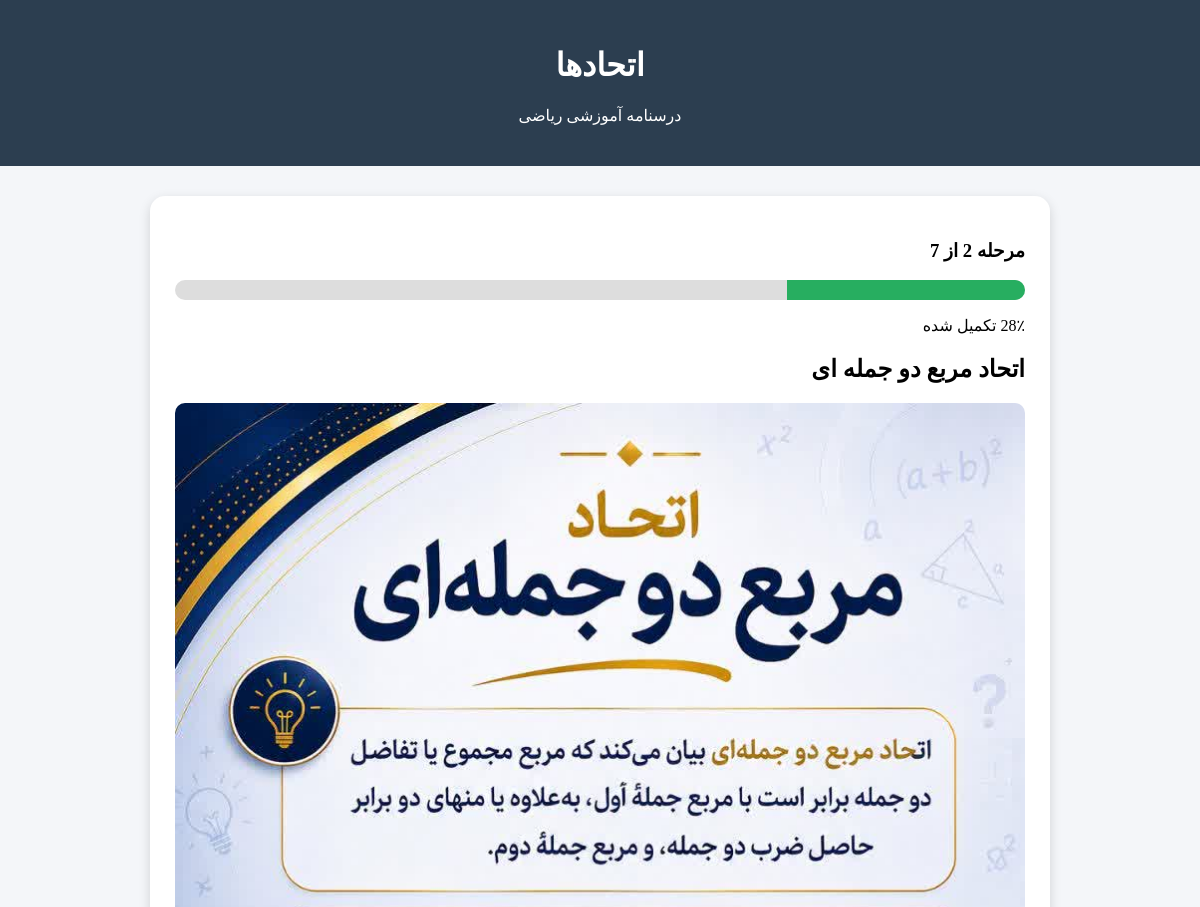
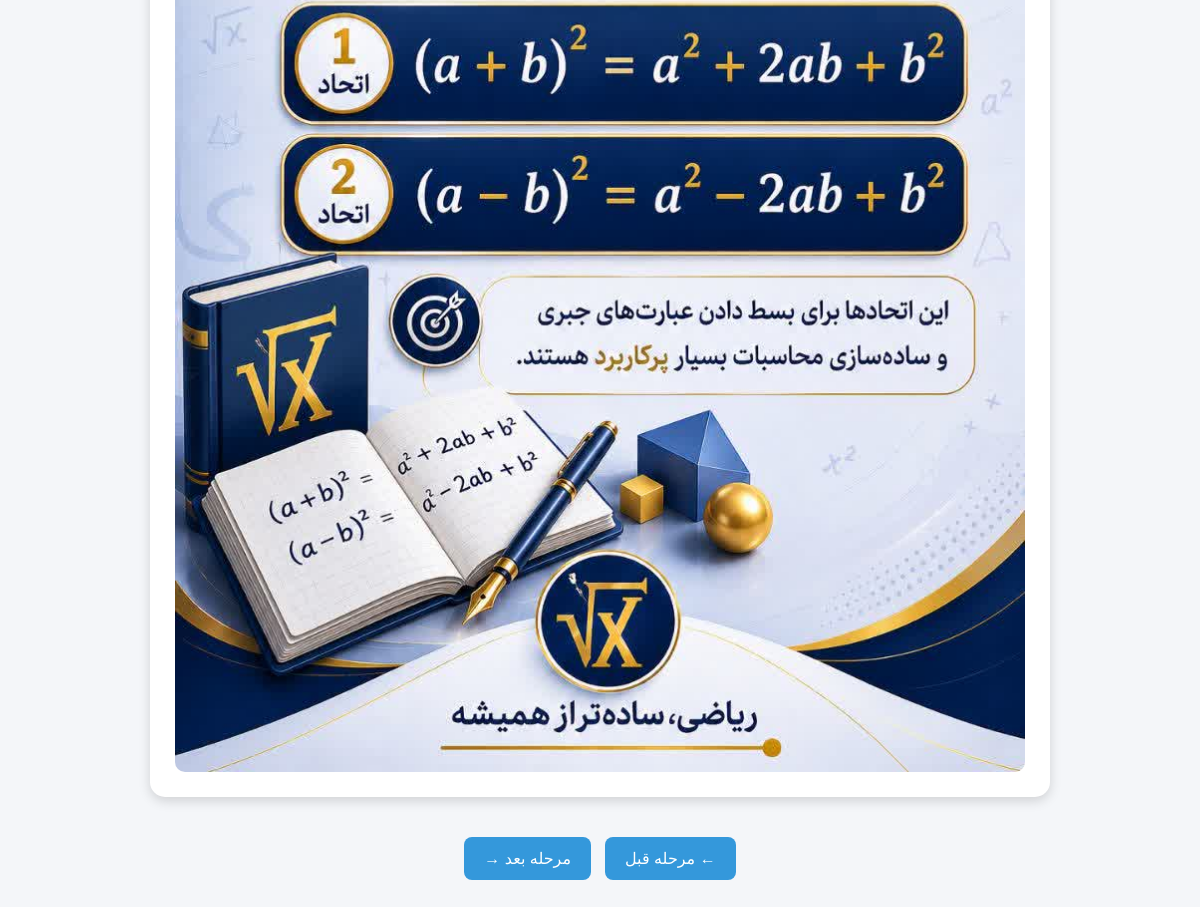
The app's page /lessons/4/2/ with its own data (2 pictures, top to bottom).
### lessons/models.py (models this page shows, shortened)
class Topic(models.Model):
    title = models.CharField(max_length=100)

class Step(models.Model):
    STEP_TYPES = (
        ('image', 'تصویر'),
        ('video', 'ویدیو'),
        ('question', 'سؤال'),
        ('finish', 'پایان'),
    )
    topic = models.ForeignKey(
        Topic,
        on_delete=models.CASCADE,
        related_name='steps'
    )
    title = models.CharField(max_length=200, blank=True)
    step_type = models.CharField(max_length=10, choices=STEP_TYPES)
    order = models.PositiveIntegerField()
    image = models.ImageField(upload_to='lesson_images/', blank=True, null=True)
    video = models.FileField(upload_to='lesson_videos/', blank=True, null=True)
    question = models.TextField(blank=True)
    analysis = models.TextField(blank=True)

### lessons/views.py (the view)
# urls.py: path('<int:topic_id>/<int:step_order>/', views.step_view, name='step_view'),
def step_view(request, topic_id, step_order):
    topic = get_object_or_404(Topic, id=topic_id)
    step = get_object_or_404(
        Step,
        topic=topic,
        order=step_order
    )
    total_steps = Step.objects.filter(topic=topic).count()
    progress = int((step_order / total_steps) * 100)
    next_step = Step.objects.filter(
        topic=topic,
        order=step_order + 1
    ).first()
    previous_step = Step.objects.filter(
        topic=topic,
        order=step_order - 1
    ).first()
    return render(request, 'lessons/step.html', {
        'topic': topic,
        'step': step,
        'next_step': next_step,
        'previous_step': previous_step,
        'total_steps': total_steps,
        'progress': progress,
    })

### templates/lessons/step.html (shortened to what this page needs)
<!DOCTYPE html>
<html lang="fa" dir="rtl">
<head>
</head>
<body>
<div class="header">
    <h1>{{ topic.title }}</h1>
    <p>درسنامه آموزشی ریاضی</p>
</div>
<div class="container">
    <div class="card">
        <h3>
            مرحله {{ step.order }} از {{ total_steps }}
        </h3>
        <div class="progress-bar">
            <div class="progress-fill" style="width: {{ progress }}%;"></div>
        </div>
        <p>{{ progress }}٪ تکمیل شده</p>
        {% if step.title %}
            <h2>{{ step.title }}</h2>
        {% endif %}
        {% if step.step_type == 'image' %}
            <img src="{{ step.image.url }}" alt="تصویر آموزشی">
        {% elif step.step_type == 'video' %}
            <video controls>
                <source src="{{ step.video.url }}">
            </video>
        {% endif %}
    </div>
    <div class="navigation">
        {% if previous_step %}
        <a href="{% url 'step_view' topic.id previous_step.order %}">
            <button class="btn">
                ← مرحله قبل
            </button>
        </a>
        {% endif %}
        {% if next_step %}
        <a href="{% url 'step_view' topic.id next_step.order %}">
            <button class="btn">
                مرحله بعد →
            </button>
        </a>
        {% endif %}
    </div>
</div>
</body>
</html>

### templates/lessons/step.html (style rules this page uses)
body { font-family:tahoma; background:#f4f6f9; margin:0; padding:0; }
.header { background:#2c3e50; color:white; text-align:center; padding:25px; }
.container { width:90%; max-width:900px; margin:30px auto; }
.card { background:white; border-radius:15px; padding:25px; box-shadow:0 4px 12px rgba(0,0,0,0.15); }
.progress-bar { width:100%; height:20px; background:#ddd; border-radius:20px; overflow:hidden; margin:15px 0; }
.progress-fill { height:100%; background:#27ae60; transition:0.5s; }
img { max-width:100%; border-radius:10px; display:block; margin:auto; }
.btn { background:#3498db; color:white; border:none; padding:12px 20px; border-radius:8px; cursor:pointer; font-size:16px; margin-top:15px; }
.navigation { text-align:center; margin-top:25px; }
.navigation a { text-decoration:none; margin:0 5px; }

### records on screen
Topic: title "اتحادها"
Step: title "اتحاد مربع دو جمله ای", image (picture)

### other values on screen
{{ total_steps }} "7"
{{ progress }} "28"
